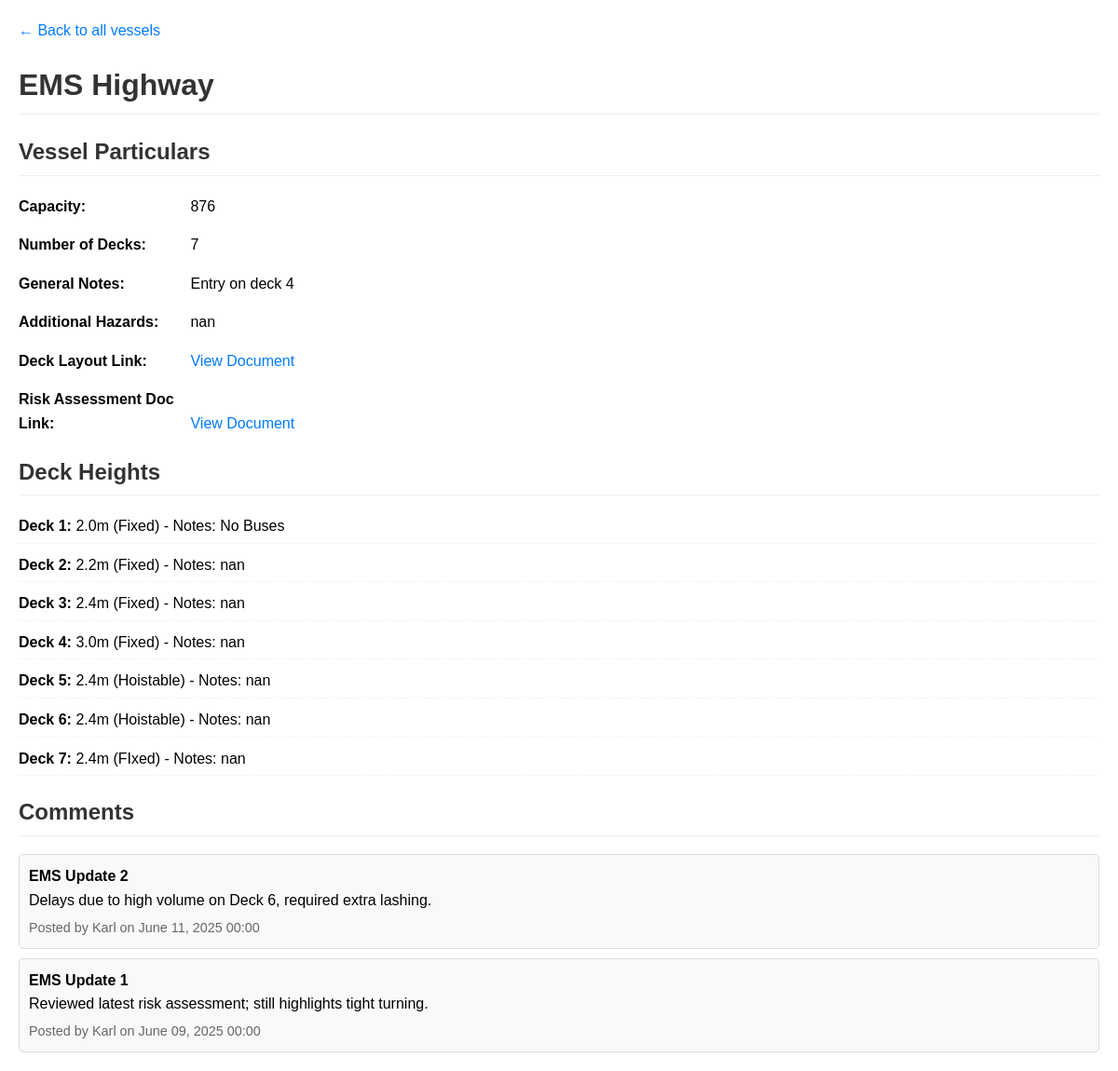
Screenshot of /app/vessels/2/ with the database file from the repository.
### core_app/models.py (models this page shows, shortened)
class VesselParticulars(models.Model):
    vessel_name = models.CharField(max_length=255, unique=True, verbose_name="Vessel Name")
    capacity = models.IntegerField(null=True, blank=True, verbose_name="Capacity") # CHANGED TO INTEGERFIELD
    number_of_decks = models.IntegerField(null=True, blank=True, verbose_name="Number of Decks")
    general_notes = models.TextField(null=True, blank=True, verbose_name="General Notes")
    additional_hazards = models.TextField(null=True, blank=True, verbose_name="Additional Hazards")
    deck_layout_link = models.URLField(max_length=500, null=True, blank=True, verbose_name="Deck Layout Link")
    risk_assessment_document_link = models.URLField(max_length=500, null=True, blank=True, verbose_name="Risk Assessment Document Link")
    class Meta:
        verbose_name = "Vessel Detail"
        verbose_name_plural = "Vessel Details"
        ordering = ['vessel_name'] # Default ordering for lists

class VesselDeckHeight(models.Model):
    vessel = models.ForeignKey(
        VesselParticulars,
        on_delete=models.CASCADE,
        related_name='deck_heights',
        verbose_name="Vessel"
    )
    deck_number = models.CharField(max_length=50, verbose_name="Deck Number")
    average_deck_height_m = models.FloatField(null=True, blank=True, verbose_name="Average Deck Height (m)")
    deck_type = models.CharField(max_length=255, null=True, blank=True, verbose_name="Deck Type")
    notes = models.TextField(null=True, blank=True)
    class Meta:
        unique_together = (('vessel', 'deck_number'),)
        verbose_name = "Vessel Deck Height"
        verbose_name_plural = "Vessel Deck Heights"
        ordering = ['vessel', 'deck_number']

class VesselComment(models.Model):
    comment_title = models.CharField(max_length=255, verbose_name="Comment Title")
    comment_details = models.TextField(verbose_name="Comment Details")
    date_of_comment = models.DateTimeField(verbose_name="Date of Comment")
    comment_by = models.CharField(max_length=255, null=True, blank=True, verbose_name="Comment By")
    related_vessel = models.ForeignKey(
        VesselParticulars,
        on_delete=models.SET_NULL,
        null=True, blank=True,
        related_name='comments',
        verbose_name="Related Vessel"
    )
    class Meta:
        verbose_name = "Vessel Comment"
        verbose_name_plural = "Vessel Comments"
        ordering = ['-date_of_comment']

### core_app/views.py (the view)
# urls.py: path('vessels/<int:pk>/', views.vessel_detail, name='vessel_detail'),
def vessel_detail(request, pk):
    vessel = get_object_or_404(VesselParticulars, pk=pk)
    deck_heights = vessel.deck_heights.all().order_by('deck_number')
    comments = vessel.comments.all().order_by('-date_of_comment') # Latest comments first
    context = {
        'vessel': vessel,
        'deck_heights': deck_heights,
        'comments': comments,
    }
    return render(request, 'core_app/vessel_detail.html', context)

### core_app/templates/core_app/vessel_detail.html (shortened to what this page needs)
<!DOCTYPE html>
<html lang="en">
<head>
</head>
<body>
    <p><a href="{% url 'core_app:vessel_list' %}">&larr; Back to all vessels</a></p>
    <h1>{{ vessel.vessel_name }}</h1>
    <div class="detail-section">
        <h2>Vessel Particulars</h2>
        <p class="detail-item"><strong>Capacity:</strong> {{ vessel.capacity|default:"N/A" }}</p>
        <p class="detail-item"><strong>Number of Decks:</strong> {{ vessel.number_of_decks|default:"N/A" }}</p>
        <p class="detail-item"><strong>General Notes:</strong> {{ vessel.general_notes|default:"None" }}</p>
        <p class="detail-item"><strong>Additional Hazards:</strong> {{ vessel.additional_hazards|default:"None" }}</p>
        {% if vessel.deck_layout_link %}
            <p class="detail-item"><strong>Deck Layout Link:</strong> <a href="{{ vessel.deck_layout_link }}" target="_blank">View Document</a></p>
        {% endif %}
        {% if vessel.risk_assessment_document_link %}
            <p class="detail-item"><strong>Risk Assessment Doc Link:</strong> <a href="{{ vessel.risk_assessment_document_link }}" target="_blank">View Document</a></p>
        {% endif %}
    </div>
    <div class="detail-section">
        <h2>Deck Heights</h2>
        {% if deck_heights %}
            <ul>
                {% for deck in deck_heights %}
                    <li>
                        <strong>Deck {{ deck.deck_number }}:</strong> {{ deck.average_deck_height_m|default:"N/A" }}m ({{ deck.deck_type|default:"N/A" }})
                        {% if deck.notes %} - Notes: {{ deck.notes }}{% endif %}
                    </li>
                {% endfor %}
            </ul>
        {% else %}
            <p>No deck heights recorded for this vessel.</p>
        {% endif %}
    </div>
    <div class="detail-section">
        <h2>Comments</h2>
        {% if comments %}
            {% for comment in comments %}
                <div class="comment">
                    <strong>{{ comment.comment_title }}</strong><br>
                    {{ comment.comment_details }}
                    <div class="comment-meta">
                        Posted by {{ comment.comment_by|default:"Anonymous" }} on {{ comment.date_of_comment|date:"F d, Y H:i" }}
                    </div>
                </div>
            {% endfor %}
        {% else %}
            <p>No comments for this vessel yet.</p>
        {% endif %}
    </div>
</body>
</html>

### core_app/templates/core_app/vessel_detail.html (style rules this page uses)
body { font-family: Arial, sans-serif; margin: 20px; line-height: 1.6; }
h1, h2 { color: #333; border-bottom: 1px solid #eee; padding-bottom: 5px; margin-top: 20px; }
.detail-section { margin-bottom: 20px; }
.detail-item { margin-bottom: 5px; }
.detail-item strong { display: inline-block; width: 180px; }
ul { list-style: none; padding: 0; }
li { margin-bottom: 10px; border-bottom: 1px dotted #f0f0f0; padding-bottom: 5px; }
a { text-decoration: none; color: #007bff; }
.comment { background-color: #f9f9f9; border: 1px solid #ddd; padding: 10px; margin-bottom: 10px; border-radius: 5px; }
.comment-meta { font-size: 0.9em; color: #666; margin-top: 5px; }

### rows the page displays
VesselParticulars: vessel_name "EMS Highway", capacity "876", number_of_decks "7", general_notes "Entry on deck 4", additional_hazards "nan"
VesselDeckHeight: deck_number "1", average_deck_height_m "2.0", deck_type "Fixed", notes "No Buses"
VesselDeckHeight: deck_number "2", average_deck_height_m "2.2", deck_type "Fixed", notes "nan"
VesselDeckHeight: deck_number "3", average_deck_height_m "2.4", deck_type "Fixed", notes "nan"
VesselDeckHeight: deck_number "4", average_deck_height_m "3.0", deck_type "Fixed", notes "nan"
VesselDeckHeight: deck_number "5", average_deck_height_m "2.4", deck_type "Hoistable", notes "nan"
VesselDeckHeight: deck_number "6", average_deck_height_m "2.4", deck_type "Hoistable", notes "nan"
VesselDeckHeight: deck_number "7", average_deck_height_m "2.4", deck_type "FIxed", notes "nan"
VesselComment: comment_title "EMS Update 2", comment_details "Delays due to high volume on Deck 6, required extra lashing.", comment_by "Karl", date_of_comment "June 11, 2025 00:00"
VesselComment: comment_title "EMS Update 1", comment_details "Reviewed latest risk assessment; still highlights tight turning.", comment_by "Karl", date_of_comment "June 09, 2025 00:00"
